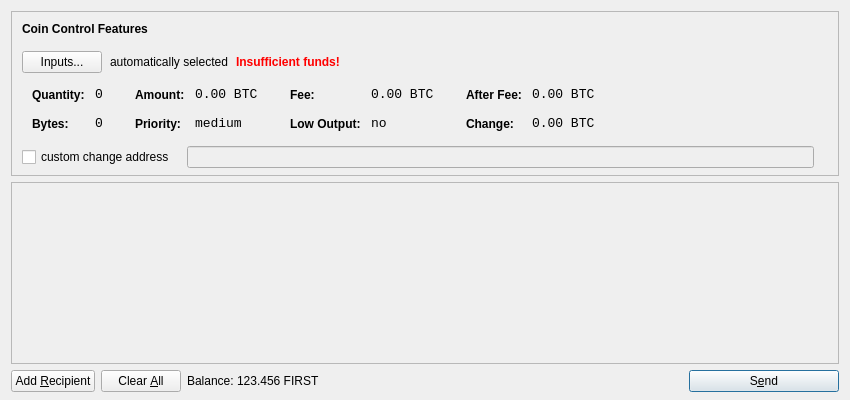
<?xml version="1.0" encoding="UTF-8"?>
<ui version="4.0">
 <class>SendCoinsDialog</class>
 <widget class="QDialog" name="SendCoinsDialog">
  <property name="geometry">
   <rect>
    <x>0</x>
    <y>0</y>
    <width>850</width>
    <height>400</height>
   </rect>
  </property>
  <property name="windowTitle">
   <string>Send Coins</string>
  </property>
  <layout class="QVBoxLayout" name="verticalLayout" stretch="0,1,0">
   <property name="bottomMargin">
    <number>8</number>
   </property>
   <item>
    <widget class="QFrame" name="frameCoinControl">
     <property name="sizePolicy">
      <sizepolicy hsizetype="Expanding" vsizetype="Expanding">
       <horstretch>0</horstretch>
       <verstretch>0</verstretch>
      </sizepolicy>
     </property>
     <property name="maximumSize">
      <size>
       <width>16777215</width>
       <height>16777215</height>
      </size>
     </property>
     <property name="frameShape">
      <enum>QFrame::StyledPanel</enum>
     </property>
     <property name="frameShadow">
      <enum>QFrame::Sunken</enum>
     </property>
     <layout class="QVBoxLayout" name="verticalLayoutCoinControl2">
      <property name="spacing">
       <number>-1</number>
      </property>
      <property name="leftMargin">
       <number>0</number>
      </property>
      <property name="topMargin">
       <number>0</number>
      </property>
      <property name="rightMargin">
       <number>0</number>
      </property>
      <property name="bottomMargin">
       <number>6</number>
      </property>
      <item>
       <layout class="QVBoxLayout" name="verticalLayoutCoinControl" stretch="0,0,0,0,1">
        <property name="spacing">
         <number>0</number>
        </property>
        <property name="leftMargin">
         <number>10</number>
        </property>
        <property name="topMargin">
         <number>10</number>
        </property>
        <item>
         <layout class="QHBoxLayout" name="horizontalLayoutCoinControl1">
          <property name="bottomMargin">
           <number>15</number>
          </property>
          <item>
           <widget class="QLabel" name="labelCoinControlFeatures">
            <property name="sizePolicy">
             <sizepolicy hsizetype="Preferred" vsizetype="Maximum">
              <horstretch>0</horstretch>
              <verstretch>0</verstretch>
             </sizepolicy>
            </property>
            <property name="font">
             <font>
              <weight>75</weight>
              <bold>true</bold>
             </font>
            </property>
            <property name="styleSheet">
             <string notr="true">font-weight:bold;</string>
            </property>
            <property name="text">
             <string>Coin Control Features</string>
            </property>
           </widget>
          </item>
         </layout>
        </item>
        <item>
         <layout class="QHBoxLayout" name="horizontalLayoutCoinControl2" stretch="0,0,0,0">
          <property name="spacing">
           <number>8</number>
          </property>
          <property name="bottomMargin">
           <number>10</number>
          </property>
          <item>
           <widget class="QPushButton" name="pushButtonCoinControl">
            <property name="styleSheet">
             <string notr="true"/>
            </property>
            <property name="text">
             <string>Inputs...</string>
            </property>
           </widget>
          </item>
          <item>
           <widget class="QLabel" name="labelCoinControlAutomaticallySelected">
            <property name="text">
             <string>automatically selected</string>
            </property>
            <property name="margin">
             <number>5</number>
            </property>
           </widget>
          </item>
          <item>
           <widget class="QLabel" name="labelCoinControlInsuffFunds">
            <property name="font">
             <font>
              <weight>75</weight>
              <bold>true</bold>
             </font>
            </property>
            <property name="styleSheet">
             <string notr="true">color:red;font-weight:bold;</string>
            </property>
            <property name="text">
             <string>Insufficient funds!</string>
            </property>
            <property name="margin">
             <number>5</number>
            </property>
           </widget>
          </item>
          <item>
           <spacer name="horizontalSpacerCoinControl">
            <property name="orientation">
             <enum>Qt::Horizontal</enum>
            </property>
            <property name="sizeHint" stdset="0">
             <size>
              <width>40</width>
              <height>1</height>
             </size>
            </property>
           </spacer>
          </item>
         </layout>
        </item>
        <item>
         <widget class="QWidget" name="widgetCoinControl" native="true">
          <property name="sizePolicy">
           <sizepolicy hsizetype="Preferred" vsizetype="Preferred">
            <horstretch>0</horstretch>
            <verstretch>0</verstretch>
           </sizepolicy>
          </property>
          <property name="minimumSize">
           <size>
            <width>0</width>
            <height>0</height>
           </size>
          </property>
          <property name="styleSheet">
           <string notr="true"/>
          </property>
          <layout class="QHBoxLayout" name="horizontalLayoutCoinControl5">
           <property name="margin">
            <number>0</number>
           </property>
           <item>
            <layout class="QHBoxLayout" name="horizontalLayoutCoinControl3" stretch="0,0,0,1">
             <property name="spacing">
              <number>20</number>
             </property>
             <property name="topMargin">
              <number>0</number>
             </property>
             <property name="bottomMargin">
              <number>10</number>
             </property>
             <item>
              <layout class="QFormLayout" name="formLayoutCoinControl1">
               <property name="horizontalSpacing">
                <number>10</number>
               </property>
               <property name="verticalSpacing">
                <number>14</number>
               </property>
               <property name="leftMargin">
                <number>10</number>
               </property>
               <property name="topMargin">
                <number>4</number>
               </property>
               <property name="rightMargin">
                <number>6</number>
               </property>
               <item row="0" column="0">
                <widget class="QLabel" name="labelCoinControlQuantityText">
                 <property name="styleSheet">
                  <string notr="true">font-weight:bold;</string>
                 </property>
                 <property name="text">
                  <string>Quantity:</string>
                 </property>
                 <property name="margin">
                  <number>0</number>
                 </property>
                </widget>
               </item>
               <item row="0" column="1">
                <widget class="QLabel" name="labelCoinControlQuantity">
                 <property name="font">
                  <font>
                   <family>Monospace</family>
                   <pointsize>10</pointsize>
                  </font>
                 </property>
                 <property name="cursor">
                  <cursorShape>IBeamCursor</cursorShape>
                 </property>
                 <property name="contextMenuPolicy">
                  <enum>Qt::ActionsContextMenu</enum>
                 </property>
                 <property name="text">
                  <string notr="true">0</string>
                 </property>
                 <property name="margin">
                  <number>0</number>
                 </property>
                 <property name="textInteractionFlags">
                  <set>Qt::LinksAccessibleByMouse|Qt::TextSelectableByKeyboard|Qt::TextSelectableByMouse</set>
                 </property>
                </widget>
               </item>
               <item row="1" column="0">
                <widget class="QLabel" name="labelCoinControlBytesText">
                 <property name="styleSheet">
                  <string notr="true">font-weight:bold;</string>
                 </property>
                 <property name="text">
                  <string>Bytes:</string>
                 </property>
                </widget>
               </item>
               <item row="1" column="1">
                <widget class="QLabel" name="labelCoinControlBytes">
                 <property name="font">
                  <font>
                   <family>Monospace</family>
                   <pointsize>10</pointsize>
                  </font>
                 </property>
                 <property name="cursor">
                  <cursorShape>IBeamCursor</cursorShape>
                 </property>
                 <property name="contextMenuPolicy">
                  <enum>Qt::ActionsContextMenu</enum>
                 </property>
                 <property name="text">
                  <string notr="true">0</string>
                 </property>
                 <property name="textInteractionFlags">
                  <set>Qt::LinksAccessibleByMouse|Qt::TextSelectableByKeyboard|Qt::TextSelectableByMouse</set>
                 </property>
                </widget>
               </item>
              </layout>
             </item>
             <item>
              <layout class="QFormLayout" name="formLayoutCoinControl2">
               <property name="horizontalSpacing">
                <number>10</number>
               </property>
               <property name="verticalSpacing">
                <number>14</number>
               </property>
               <property name="leftMargin">
                <number>6</number>
               </property>
               <property name="topMargin">
                <number>4</number>
               </property>
               <property name="rightMargin">
                <number>6</number>
               </property>
               <item row="0" column="0">
                <widget class="QLabel" name="labelCoinControlAmountText">
                 <property name="styleSheet">
                  <string notr="true">font-weight:bold;</string>
                 </property>
                 <property name="text">
                  <string>Amount:</string>
                 </property>
                 <property name="margin">
                  <number>0</number>
                 </property>
                </widget>
               </item>
               <item row="0" column="1">
                <widget class="QLabel" name="labelCoinControlAmount">
                 <property name="font">
                  <font>
                   <family>Monospace</family>
                   <pointsize>10</pointsize>
                  </font>
                 </property>
                 <property name="cursor">
                  <cursorShape>IBeamCursor</cursorShape>
                 </property>
                 <property name="contextMenuPolicy">
                  <enum>Qt::ActionsContextMenu</enum>
                 </property>
                 <property name="text">
                  <string notr="true">0.00 BTC</string>
                 </property>
                 <property name="textInteractionFlags">
                  <set>Qt::LinksAccessibleByMouse|Qt::TextSelectableByKeyboard|Qt::TextSelectableByMouse</set>
                 </property>
                </widget>
               </item>
               <item row="1" column="0">
                <widget class="QLabel" name="labelCoinControlPriorityText">
                 <property name="styleSheet">
                  <string notr="true">font-weight:bold;</string>
                 </property>
                 <property name="text">
                  <string>Priority:</string>
                 </property>
                </widget>
               </item>
               <item row="1" column="1">
                <widget class="QLabel" name="labelCoinControlPriority">
                 <property name="font">
                  <font>
                   <family>Monospace</family>
                   <pointsize>10</pointsize>
                  </font>
                 </property>
                 <property name="cursor">
                  <cursorShape>IBeamCursor</cursorShape>
                 </property>
                 <property name="contextMenuPolicy">
                  <enum>Qt::ActionsContextMenu</enum>
                 </property>
                 <property name="text">
                  <string>medium</string>
                 </property>
                 <property name="textInteractionFlags">
                  <set>Qt::LinksAccessibleByMouse|Qt::TextSelectableByKeyboard|Qt::TextSelectableByMouse</set>
                 </property>
                </widget>
               </item>
              </layout>
             </item>
             <item>
              <layout class="QFormLayout" name="formLayoutCoinControl3">
               <property name="horizontalSpacing">
                <number>10</number>
               </property>
               <property name="verticalSpacing">
                <number>14</number>
               </property>
               <property name="leftMargin">
                <number>6</number>
               </property>
               <property name="topMargin">
                <number>4</number>
               </property>
               <property name="rightMargin">
                <number>6</number>
               </property>
               <item row="0" column="0">
                <widget class="QLabel" name="labelCoinControlFeeText">
                 <property name="styleSheet">
                  <string notr="true">font-weight:bold;</string>
                 </property>
                 <property name="text">
                  <string>Fee:</string>
                 </property>
                 <property name="margin">
                  <number>0</number>
                 </property>
                </widget>
               </item>
               <item row="0" column="1">
                <widget class="QLabel" name="labelCoinControlFee">
                 <property name="font">
                  <font>
                   <family>Monospace</family>
                   <pointsize>10</pointsize>
                  </font>
                 </property>
                 <property name="cursor">
                  <cursorShape>IBeamCursor</cursorShape>
                 </property>
                 <property name="contextMenuPolicy">
                  <enum>Qt::ActionsContextMenu</enum>
                 </property>
                 <property name="text">
                  <string notr="true">0.00 BTC</string>
                 </property>
                 <property name="textInteractionFlags">
                  <set>Qt::LinksAccessibleByMouse|Qt::TextSelectableByKeyboard|Qt::TextSelectableByMouse</set>
                 </property>
                </widget>
               </item>
               <item row="1" column="0">
                <widget class="QLabel" name="labelCoinControlLowOutputText">
                 <property name="styleSheet">
                  <string notr="true">font-weight:bold;</string>
                 </property>
                 <property name="text">
                  <string>Low Output:</string>
                 </property>
                </widget>
               </item>
               <item row="1" column="1">
                <widget class="QLabel" name="labelCoinControlLowOutput">
                 <property name="font">
                  <font>
                   <family>Monospace</family>
                   <pointsize>10</pointsize>
                  </font>
                 </property>
                 <property name="cursor">
                  <cursorShape>IBeamCursor</cursorShape>
                 </property>
                 <property name="contextMenuPolicy">
                  <enum>Qt::ActionsContextMenu</enum>
                 </property>
                 <property name="text">
                  <string>no</string>
                 </property>
                 <property name="textInteractionFlags">
                  <set>Qt::LinksAccessibleByMouse|Qt::TextSelectableByKeyboard|Qt::TextSelectableByMouse</set>
                 </property>
                </widget>
               </item>
              </layout>
             </item>
             <item>
              <layout class="QFormLayout" name="formLayoutCoinControl4">
               <property name="horizontalSpacing">
                <number>10</number>
               </property>
               <property name="verticalSpacing">
                <number>14</number>
               </property>
               <property name="leftMargin">
                <number>6</number>
               </property>
               <property name="topMargin">
                <number>4</number>
               </property>
               <property name="rightMargin">
                <number>6</number>
               </property>
               <item row="0" column="0">
                <widget class="QLabel" name="labelCoinControlAfterFeeText">
                 <property name="styleSheet">
                  <string notr="true">font-weight:bold;</string>
                 </property>
                 <property name="text">
                  <string>After Fee:</string>
                 </property>
                 <property name="margin">
                  <number>0</number>
                 </property>
                </widget>
               </item>
               <item row="0" column="1">
                <widget class="QLabel" name="labelCoinControlAfterFee">
                 <property name="font">
                  <font>
                   <family>Monospace</family>
                   <pointsize>10</pointsize>
                  </font>
                 </property>
                 <property name="cursor">
                  <cursorShape>IBeamCursor</cursorShape>
                 </property>
                 <property name="contextMenuPolicy">
                  <enum>Qt::ActionsContextMenu</enum>
                 </property>
                 <property name="text">
                  <string notr="true">0.00 BTC</string>
                 </property>
                 <property name="textInteractionFlags">
                  <set>Qt::LinksAccessibleByMouse|Qt::TextSelectableByKeyboard|Qt::TextSelectableByMouse</set>
                 </property>
                </widget>
               </item>
               <item row="1" column="0">
                <widget class="QLabel" name="labelCoinControlChangeText">
                 <property name="styleSheet">
                  <string notr="true">font-weight:bold;</string>
                 </property>
                 <property name="text">
                  <string>Change:</string>
                 </property>
                </widget>
               </item>
               <item row="1" column="1">
                <widget class="QLabel" name="labelCoinControlChange">
                 <property name="font">
                  <font>
                   <family>Monospace</family>
                   <pointsize>10</pointsize>
                  </font>
                 </property>
                 <property name="cursor">
                  <cursorShape>IBeamCursor</cursorShape>
                 </property>
                 <property name="contextMenuPolicy">
                  <enum>Qt::ActionsContextMenu</enum>
                 </property>
                 <property name="text">
                  <string notr="true">0.00 BTC</string>
                 </property>
                 <property name="textInteractionFlags">
                  <set>Qt::LinksAccessibleByMouse|Qt::TextSelectableByKeyboard|Qt::TextSelectableByMouse</set>
                 </property>
                </widget>
               </item>
              </layout>
             </item>
            </layout>
           </item>
          </layout>
         </widget>
        </item>
        <item>
         <layout class="QHBoxLayout" name="horizontalLayoutCoinControl4" stretch="0,0,0">
          <property name="spacing">
           <number>12</number>
          </property>
          <property name="sizeConstraint">
           <enum>QLayout::SetDefaultConstraint</enum>
          </property>
          <property name="topMargin">
           <number>5</number>
          </property>
          <property name="rightMargin">
           <number>5</number>
          </property>
          <item>
           <widget class="QCheckBox" name="checkBoxCoinControlChange">
            <property name="text">
             <string>custom change address</string>
            </property>
           </widget>
          </item>
          <item>
           <widget class="QLineEdit" name="lineEditCoinControlChange">
            <property name="enabled">
             <bool>false</bool>
            </property>
            <property name="sizePolicy">
             <sizepolicy hsizetype="Expanding" vsizetype="Fixed">
              <horstretch>0</horstretch>
              <verstretch>0</verstretch>
             </sizepolicy>
            </property>
           </widget>
          </item>
          <item>
           <widget class="QLabel" name="labelCoinControlChangeLabel">
            <property name="sizePolicy">
             <sizepolicy hsizetype="Preferred" vsizetype="Expanding">
              <horstretch>0</horstretch>
              <verstretch>0</verstretch>
             </sizepolicy>
            </property>
            <property name="minimumSize">
             <size>
              <width>0</width>
              <height>0</height>
             </size>
            </property>
            <property name="text">
             <string/>
            </property>
            <property name="margin">
             <number>3</number>
            </property>
           </widget>
          </item>
         </layout>
        </item>
        <item>
         <spacer name="verticalSpacerCoinControl">
          <property name="orientation">
           <enum>Qt::Vertical</enum>
          </property>
          <property name="sizeHint" stdset="0">
           <size>
            <width>800</width>
            <height>1</height>
           </size>
          </property>
         </spacer>
        </item>
       </layout>
      </item>
     </layout>
    </widget>
   </item>
   <item>
    <widget class="QScrollArea" name="scrollArea">
     <property name="widgetResizable">
      <bool>true</bool>
     </property>
     <widget class="QWidget" name="scrollAreaWidgetContents">
      <property name="geometry">
       <rect>
        <x>0</x>
        <y>0</y>
        <width>830</width>
        <height>165</height>
       </rect>
      </property>
      <layout class="QVBoxLayout" name="verticalLayout_2">
       <property name="margin">
        <number>0</number>
       </property>
       <item>
        <layout class="QVBoxLayout" name="entries">
         <property name="spacing">
          <number>6</number>
         </property>
        </layout>
       </item>
       <item>
        <spacer name="verticalSpacer">
         <property name="orientation">
          <enum>Qt::Vertical</enum>
         </property>
         <property name="sizeHint" stdset="0">
          <size>
           <width>20</width>
           <height>40</height>
          </size>
         </property>
        </spacer>
       </item>
      </layout>
     </widget>
    </widget>
   </item>
   <item>
    <layout class="QHBoxLayout" name="horizontalLayout">
     <item>
      <widget class="QPushButton" name="addButton">
       <property name="toolTip">
        <string>Send to multiple recipients at once</string>
       </property>
       <property name="text">
        <string>Add &amp;Recipient</string>
       </property>
       <property name="icon">
        <iconset resource="../bitcoin.qrc">
         <normaloff>:/icons/add</normaloff>:/icons/add</iconset>
       </property>
       <property name="autoDefault">
        <bool>false</bool>
       </property>
      </widget>
     </item>
     <item>
      <widget class="QPushButton" name="clearButton">
       <property name="sizePolicy">
        <sizepolicy hsizetype="Minimum" vsizetype="Fixed">
         <horstretch>0</horstretch>
         <verstretch>0</verstretch>
        </sizepolicy>
       </property>
       <property name="toolTip">
        <string>Remove all transaction fields</string>
       </property>
       <property name="text">
        <string>Clear &amp;All</string>
       </property>
       <property name="icon">
        <iconset resource="../bitcoin.qrc">
         <normaloff>:/icons/remove</normaloff>:/icons/remove</iconset>
       </property>
       <property name="autoRepeatDelay">
        <number>300</number>
       </property>
       <property name="autoDefault">
        <bool>false</bool>
       </property>
      </widget>
     </item>
     <item>
      <layout class="QHBoxLayout" name="horizontalLayout_2">
       <property name="spacing">
        <number>3</number>
       </property>
       <item>
        <widget class="QLabel" name="label">
         <property name="text">
          <string>Balance:</string>
         </property>
        </widget>
       </item>
       <item>
        <widget class="QLabel" name="labelBalance">
         <property name="cursor">
          <cursorShape>IBeamCursor</cursorShape>
         </property>
         <property name="text">
          <string>123.456 FIRST</string>
         </property>
         <property name="textInteractionFlags">
          <set>Qt::LinksAccessibleByMouse|Qt::TextSelectableByKeyboard|Qt::TextSelectableByMouse</set>
         </property>
        </widget>
       </item>
      </layout>
     </item>
     <item>
      <spacer name="horizontalSpacer">
       <property name="orientation">
        <enum>Qt::Horizontal</enum>
       </property>
       <property name="sizeHint" stdset="0">
        <size>
         <width>40</width>
         <height>20</height>
        </size>
       </property>
      </spacer>
     </item>
     <item>
      <widget class="QPushButton" name="sendButton">
       <property name="minimumSize">
        <size>
         <width>150</width>
         <height>0</height>
        </size>
       </property>
       <property name="toolTip">
        <string>Confirm the send action</string>
       </property>
       <property name="text">
        <string>S&amp;end</string>
       </property>
       <property name="icon">
        <iconset resource="../bitcoin.qrc">
         <normaloff>:/icons/send</normaloff>:/icons/send</iconset>
       </property>
       <property name="default">
        <bool>true</bool>
       </property>
      </widget>
     </item>
    </layout>
   </item>
  </layout>
 </widget>
 <resources>
  <include location="../bitcoin.qrc"/>
 </resources>
 <connections/>
</ui>
